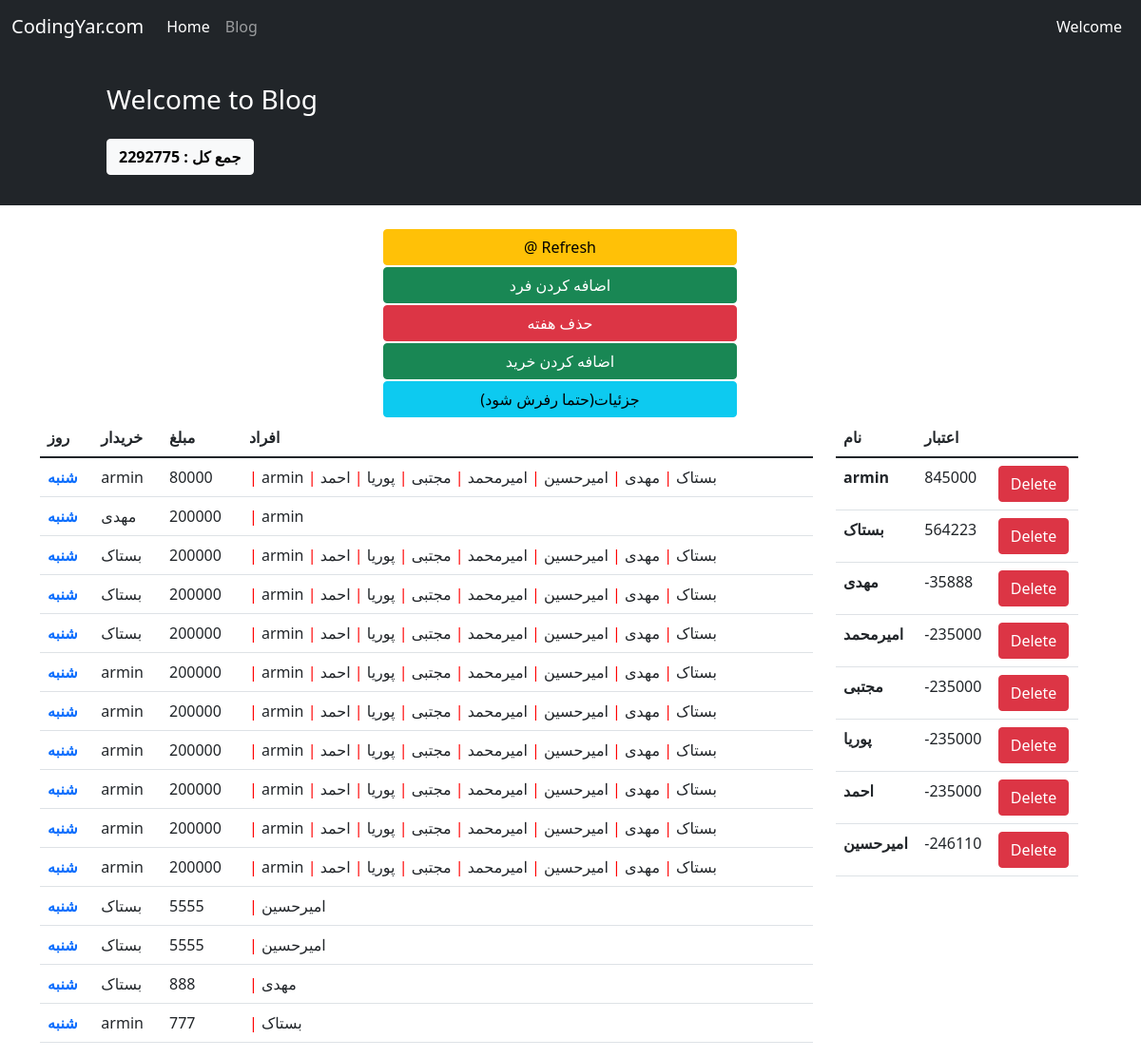
Page /17/weekdetails/ on the committed database.
### hesab/models.py (models this page shows, shortened)
class Shopping(models.Model):
    CHOICES = (('0', 'شنبه'),
               ('1', 'یکشنبه'),
               ('2', 'دوشنبه'),
               ('3', 'سه شنبه'),
               ('4', 'چهارشنبه'),
               ('5', 'پنج شنبه'),
               ('6', 'جمعه')
               )
    name = models.CharField(choices=CHOICES, max_length=100, default=0)
    week = models.ForeignKey(Week, on_delete=models.CASCADE, related_name='weekshopping', null=True)
    day = models.DateField(auto_now_add=True)
    buyer = models.ForeignKey(User, on_delete=models.CASCADE, related_name='usershopping')
    consumer = models.ManyToManyField(User,default=(1,2,3,4,5,6,7,8))
    amount = models.IntegerField()
    goods = models.CharField(max_length=500,default='غذا')

class Money(models.Model):
    user = models.ForeignKey(User, on_delete=models.CASCADE, related_name='usermoney')
    week = models.ForeignKey(Week, on_delete=models.CASCADE, related_name='weekmoney')
    money = models.IntegerField(default=0)

### hesab/views.py (the view)
# urls.py: path('<int:pk>/weekdetails/', views.week_details, name='week_details'),
def week_details(request, pk):
    week = Week.objects.get(id=pk)
    all_money = Money.objects.filter(week=week).order_by('-money')
    shopping = Shopping.objects.filter(week=week).order_by('name')
    week_money = 0
    context = {
        'week': week,
        'sum': week.sum,
        'shopping': shopping,
        'all_money': all_money
    }
    return render(request, 'hesab/week_details.html', context)

### hesab/templates/hesab/week_details.html (shortened to what this page needs)
{% extends '_base.html' %}
{% block extra %}
    <p class="btn btn-light"><b>جمع کل : </b><b>{{ sum }} </b></p>
{% endblock extra %}
{% block content %}
    <div class="container mt-4">
        <div class="row">
            <div class="row">
                <div class="col-md-4"></div>
                <a class="btn btn-warning col-md-4" type="submit" href="{% url 'refresh' week.id %}"
                   style="margin: 1px">@
                    Refresh</a>
            </div>
            <div class="row">
                <div class="col-md-4"></div>
                <a class="btn btn-success col-md-4" type="submit" href="{% url 'create_money' week.id %}"
                   style="margin: 1px">اضافه
                    کردن فرد</a>
            </div>
            <div class="row">
                <div class="col-md-4"></div>
                <a class="btn btn-danger col-md-4" type="submit" href="{% url 'delete_week' week.id %}"
                   style="margin: 1px">حذف هفته</a>
            </div>
            <div class="row">
                <div class="col-md-4"></div>
                <a class="btn btn-success col-md-4" type="submit" href="{% url 'create_shopping' week.id %}"
                   style="margin: 1px">اضافه
                    کردن خرید</a>
            </div>
            <div class="row">
                <div class="col-md-4"></div>
                <a class="btn btn-info col-md-4" type="submit" href="{% url 'last_hesab_refresh' week.id %}"
                   style="margin: 1px">(حتما رفرش شود)جزئیات
                </a>
            </div>
            <div class=" row">
                <div class="col-9">
                    <table class="table table-hover">
                        <thead>
                        <tr>
                            <th scope="col"> روز</th>
                            <th scope="col">خریدار</th>
                            <th scope="col">مبلغ</th>
                            <th scope="col">افراد</th>
                        </tr>
                        </thead>
                        <tbody>
                        <tr>
                            {% for day in shopping %}
                                    <th scope="row">
                                <a href="{% url 'delete_shopping' day.id %}" style="text-decoration: none">
                                        {{ day.get_name_display }}
                                </a>
                                    </th>
                                    <td>{{ day.buyer }}</td>
                                    <td>{{ day.amount }}</td>
                                    <td>
                                        {% for con in day.consumer.all %}
                                            <span style="color:red"> | </span> {{ con.username }}
                                        {% endfor %}
                                    </td>
                                </tr>
                            {% endfor %}
                        </tbody>
                    </table>
                </div>
                <div class="col-3">
                    <table class="table">
                        <thead>
                        <tr>
                            <th scope="col">نام</th>
                            <th scope="col">اعتبار</th>
                        </tr>
                        </thead>
                        <tbody>
                        {% for mon in all_money %}
                            <tr>
                                <th scope="row">{{ mon.user }}</th>
                                <td>
                                    {% if mon.money == 0 %}
                                        0
                                    {% else %}
                                        {{ mon.money }}
                                    {% endif %}
                                </td>
                                <td>
                                    <a href="{% url 'delete_money' mon.id %}" class="btn btn-danger">Delete</a>
                                </td>
                            </tr>
                        {% endfor %}
                        </tbody>
                    </table>
                </div>
            </div>
{% endblock content %}

### rows in the picture
Shopping: name "شنبه", buyer "armin", amount "80000"
Shopping: name "شنبه", buyer "مهدی", amount "200000"
Shopping: name "شنبه", buyer "بستاک", amount "200000"
Shopping: name "شنبه", buyer "بستاک", amount "200000"
Shopping: name "شنبه", buyer "بستاک", amount "200000"
Shopping: name "شنبه", buyer "armin", amount "200000"
Shopping: name "شنبه", buyer "armin", amount "200000"
Shopping: name "شنبه", buyer "armin", amount "200000"
Shopping: name "شنبه", buyer "armin", amount "200000"
Shopping: name "شنبه", buyer "armin", amount "200000"
Shopping: name "شنبه", buyer "armin", amount "200000"
Shopping: name "شنبه", buyer "بستاک", amount "5555"
Shopping: name "شنبه", buyer "بستاک", amount "5555"
Shopping: name "شنبه", buyer "بستاک", amount "888"
Shopping: name "شنبه", buyer "armin", amount "777"
Money: user "armin", money "845000"
Money: user "بستاک", money "564223"
Money: user "مهدی", money "-35888"
Money: user "امیرمحمد", money "-235000"
Money: user "مجتبی", money "-235000"
Money: user "پوریا", money "-235000"
Money: user "احمد", money "-235000"
Money: user "امیرحسین", money "-246110"

### other values in the picture
{{ sum }} "2292775"
{{ con.username }} "armin"
{{ con.username }} "بستاک"
{{ con.username }} "مهدی"
{{ con.username }} "امیرحسین"
{{ con.username }} "امیرمحمد"
{{ con.username }} "مجتبی"
{{ con.username }} "پوریا"
{{ con.username }} "احمد"
